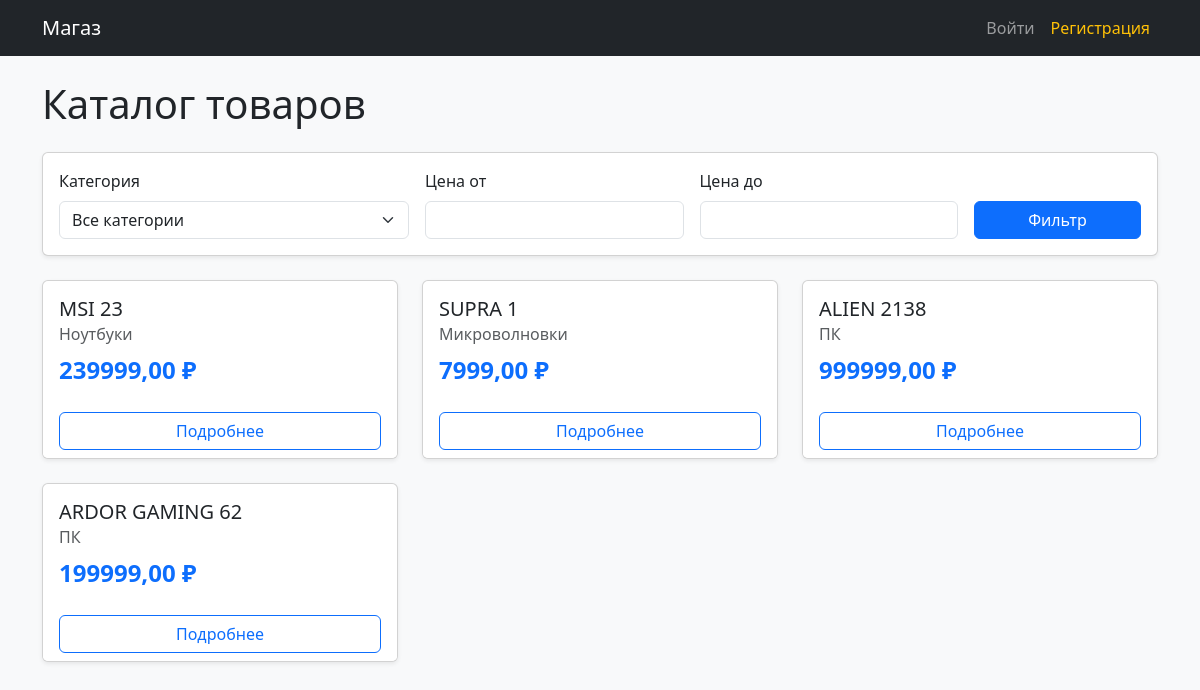
The page / on the database its author committed.
### shop/models.py (models this page shows, shortened)
class Product(models.Model):
    name = models.CharField('Название', max_length=200)
    price = models.DecimalField(
        'Цена', max_digits=10, decimal_places=2,
        validators=[MinValueValidator(0)]
    )
    category = models.ForeignKey(
        Category,
        on_delete=models.PROTECT,
        verbose_name='Категория',
        related_name='products'
    )
    in_stock = models.BooleanField('В наличии', default=True)
    description = models.TextField('Описание', blank=True)
    created_at = models.DateTimeField('Дата создания', auto_now_add=True)
    is_deleted = models.BooleanField('Удален', default=False)
    class Meta:
        verbose_name = 'Товар'
        verbose_name_plural = 'Товары'
        ordering = ['-created_at']

class Category(models.Model):
    name = models.CharField('Название', max_length=100, unique=True)
    slug = models.SlugField('URL-идентификатор', max_length=100, unique=True)
    class Meta:
        verbose_name = 'Категория'
        verbose_name_plural = 'Категории'
        ordering = ['name']

### shop/views.py (the view)
# urls.py: path('', views.ProductListView.as_view(), name='product-list'),
class ProductListView(ListView):
    model = Product
    template_name = 'shop/product_list.html'
    context_object_name = 'products'
    paginate_by = 12
    def get_queryset(self):
        qs = Product.objects.filter(is_deleted=False, in_stock=True)
        category_id = self.request.GET.get('category')
        min_price = self.request.GET.get('min_price')
        max_price = self.request.GET.get('max_price')
        if category_id:
            qs = qs.filter(category_id=category_id)
        if min_price:
            qs = qs.filter(price__gte=min_price)
        if max_price:
            qs = qs.filter(price__lte=max_price)
        return qs
    def get_context_data(self, **kwargs):
        context = super().get_context_data(**kwargs)
        context['categories'] = Category.objects.all()
        context['current_category'] = self.request.GET.get('category', '')
        context['min_price'] = self.request.GET.get('min_price', '')
        context['max_price'] = self.request.GET.get('max_price', '')
        return context

### shop/templates/shop/product_list.html (shortened to what this page needs)
{% extends 'shop/base.html' %}
{% block content %}
<h1 class="mb-4">Каталог товаров</h1>
<div class="card mb-4 shadow-sm">
    <div class="card-body">
        <form method="get" class="row g-3 align-items-end">
            <div class="col-md-4">
                <label class="form-label">Категория</label>
                <select name="category" class="form-select">
                    <option value="">Все категории</option>
                </select>
            </div>
            <div class="col-md-3">
                <label class="form-label">Цена от</label>
                <input type="number" name="min_price" class="form-control" value="{{ min_price }}" placeholder="">
            </div>
            <div class="col-md-3">
                <label class="form-label">Цена до</label>
                <input type="number" name="max_price" class="form-control" value="{{ max_price }}" placeholder="">
            </div>
            <div class="col-md-2">
                <button type="submit" class="btn btn-primary w-100">Фильтр</button>
            </div>
        </form>
    </div>
</div>
<div class="row row-cols-1 row-cols-md-3 g-4">
    {% for product in products %}
    <div class="col">
        <div class="card h-100 shadow-sm">
            <div class="card-body">
                <h5 class="card-title">{{ product.name }}</h5>
                <h6 class="card-subtitle mb-2 text-muted">{{ product.category.name }}</h6>
                <p class="card-text fs-4 text-primary fw-bold">{{ product.price }} ₽</p>
            </div>
            <div class="card-footer bg-white border-top-0">
                <a href="{% url 'product-detail' product.pk %}" class="btn btn-outline-primary w-100">Подробнее</a>
            </div>
        </div>
    </div>
    {% empty %}
    <div class="col-12">
        <div class="alert alert-info">По вашему запросу товаров не найдено.</div>
    </div>
    {% endfor %}
</div>
{% endblock %}

### shop/templates/shop/base.html (shortened to what this page needs)
<!DOCTYPE html>
<html lang="ru">
<head>
    <link href="https://cdn.jsdelivr.net/npm/bootstrap@5.3.0/dist/css/bootstrap.min.css" rel="stylesheet">
</head>
<body class="bg-light">
    <nav class="navbar navbar-expand-lg navbar-dark bg-dark mb-4">
        <div class="container">
            <a class="navbar-brand" href="{% url 'product-list' %}">Магаз</a>
            <div class="collapse navbar-collapse">
                <ul class="navbar-nav ms-auto">
                    {% if user.is_authenticated %}
                        <li class="nav-item"><a class="nav-link" href="{% url 'order-list' %}">Мои заказы</a></li>
                        <li class="nav-item"><span class="nav-link text-light">Привет, {{ user.username }}!</span></li>
                        <li class="nav-item">
                            <form action="{% url 'logout' %}" method="post" class="d-inline">
                                {% csrf_token %}
                                <button type="submit" class="btn btn-link nav-link" style="text-decoration: none;">Выйти</button>
                            </form>
                        </li>
                    {% else %}
                        <li class="nav-item"><a class="nav-link" href="{% url 'login' %}">Войти</a></li>
                        <li class="nav-item"><a class="nav-link text-warning" href="{% url 'register' %}">Регистрация</a></li>
                    {% endif %}
                </ul>
            </div>
        </div>
    </nav>
    <div class="container">
        {% block content %}{% endblock %}
    </div>
</body>
</html>

### rows shown on the page
Product: name "MSI 23", category.name "Ноутбуки", price "239999,00"
Product: name "SUPRA 1", category.name "Микроволновки", price "7999,00"
Product: name "ALIEN 2138", category.name "ПК", price "999999,00"
Product: name "ARDOR GAMING 62", category.name "ПК", price "199999,00"
